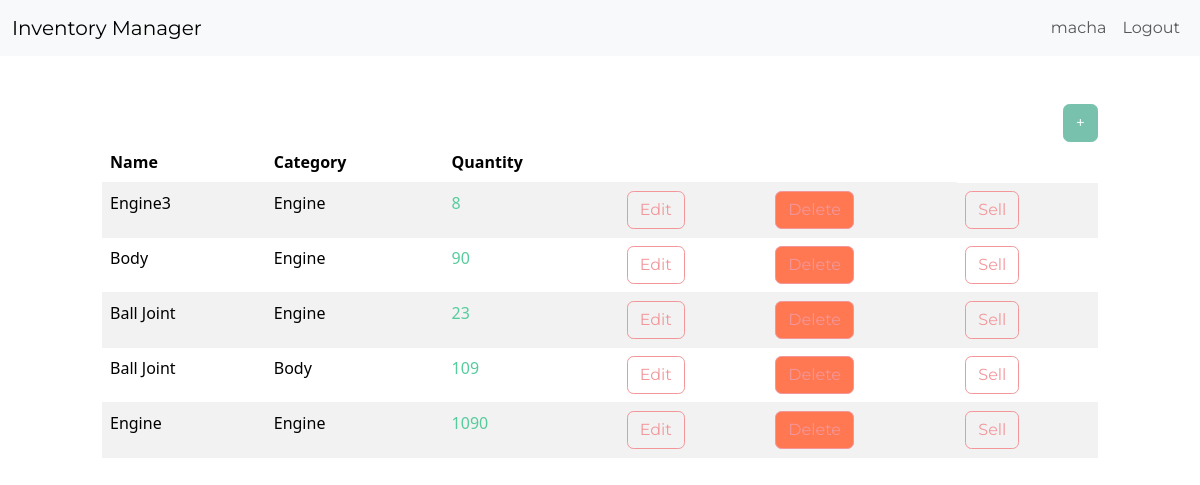
/dashboard/ (signed in), run on an earlier commit of the app's database.
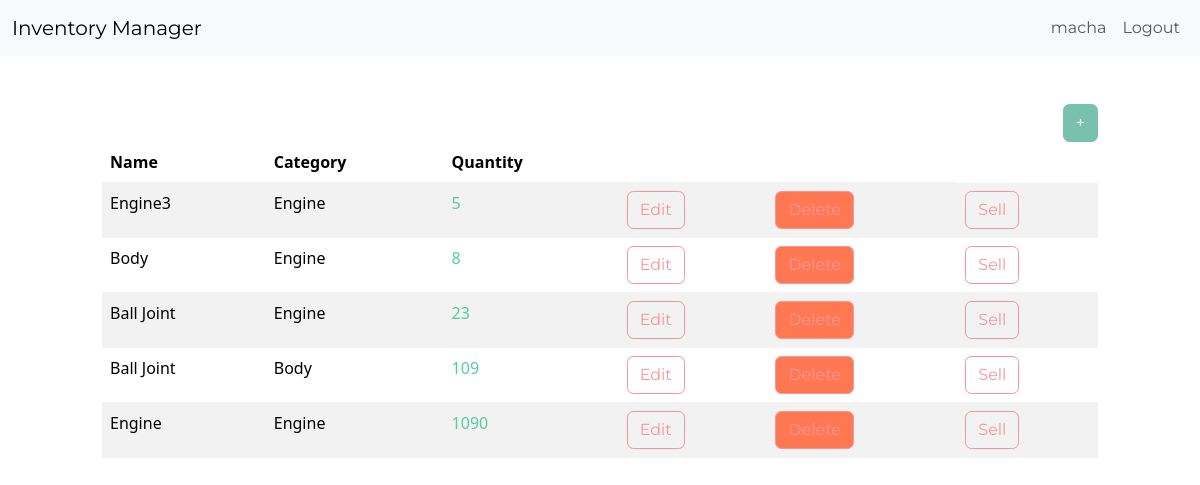
And on a later commit of the database.
### inventory/models.py (models this page shows, shortened)
class InventoryItem(models.Model):
    name = models.CharField(max_length=100)
    quantity = models.IntegerField()
    category = models.ForeignKey('Category', on_delete=models.SET_NULL, null=True, blank=True)
    date_created = models.DateTimeField(auto_now_add=True)
    user = models.ForeignKey(User, on_delete=models.CASCADE)

class Category(models.Model):
    name = models.CharField(max_length=200)
    class Meta:
        verbose_name_plural = 'Categories'

### inventory/views.py (the view)
# urls.py: path('dashboard/', Dashboard.as_view(), name='dashboard'),
class Dashboard(LoginRequiredMixin,View):
    def get(self, request):
        items = InventoryItem.objects.filter(user=self.request.user.id).order_by('id')
        low_inventory = InventoryItem.objects.filter(
            user=self.request.user.id,
            quantity__lte= LOW_QUANTITY
             )
        if low_inventory.count() > 0:
            if low_inventory.count() > 1:
                messages.error(request, f'{low_inventory.count()} items are running low on inventory')
            else:
                messages.error(request, f'{low_inventory.count()} item is running low on inventory')
        low_inventory_ids = InventoryItem.objects.filter(
            user=self.request.user.id,
            quantity__lte= LOW_QUANTITY
             ).values_list('id', flat=True)
        return render(request, 'inventory/dashboard.html', {'items': items, 'low_inventory_ids': low_inventory_ids})

### inventory/templates/inventory/dashboard.html (shortened to what this page needs)
{% extends 'Inventory/base.html' %}
{% block content %}
  <div class="row">
    <div class="col-12 col-md-10 mx-auto mt-5">
      <div class="d-flex justify-content-end">
        <a href="{% url 'add-item' %}" class="btn btn-primary">+</a>
      </div>
      <table class="table table-hover table-striped">
        <thead>
          <tr>
            <th scope="col">Name</th>
            <th scope="col">Category</th>
            <th scope="col">Quantity</th>
            <th scope="col"></th>
            <th scope="col"></th>
          </tr>
        </thead>
        <tbody>
          {% for item in items %}
            <tr>
              <td>{{ item.name }}</td>
              <td>{{ item.category.name }}</td>
              {% if item.id in low_inventory_ids %}
                <td class="text-danger">{{ item.quantity }}</td>
              {% else %}
                <td class="text-success">{{ item.quantity }}</td>
              {% endif %}
              <td>
                <a href="{% url 'edit-item' item.id %}" class="btn btn-outline-secondary">Edit</a>
              </td>
              <td>
                <a href="{% url 'delete-item' item.id %}" class="btn btn-danger btn-outline-secondary">Delete</a>
              </td>
              <td>
                <a href="{% url 'sell-item' item.id %}" class="btn btn-outline-secondary">Sell</a>
              </td>
            </tr>
          {% endfor %}
        </tbody>
      </table>
    </div>
  </div>
{% endblock %}

What changed in the data, as far as the page shows it:
changed InventoryItem "Engine3": quantity "8" → "5"
changed InventoryItem (number 2 of 5 on the later page): quantity "90" → "8"
